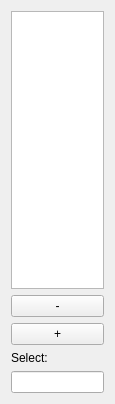
<?xml version="1.0" encoding="UTF-8"?>
<ui version="4.0">
 <class>layerselector</class>
 <widget class="QWidget" name="layerselector">
  <property name="geometry">
   <rect>
    <x>0</x>
    <y>0</y>
    <width>115</width>
    <height>404</height>
   </rect>
  </property>
  <property name="windowTitle">
   <string>Form</string>
  </property>
  <layout class="QVBoxLayout" name="verticalLayout">
   <item>
    <widget class="QListView" name="listView"/>
   </item>
   <item>
    <widget class="QPushButton" name="del_button">
     <property name="text">
      <string>-</string>
     </property>
    </widget>
   </item>
   <item>
    <widget class="QPushButton" name="add_button">
     <property name="text">
      <string>+</string>
     </property>
    </widget>
   </item>
   <item>
    <widget class="QLabel" name="select_label">
     <property name="toolTip">
      <string>Python style range selector</string>
     </property>
     <property name="text">
      <string>Select:</string>
     </property>
    </widget>
   </item>
   <item>
    <widget class="QLineEdit" name="select_lineEdit">
     <property name="toolTip">
      <string>Python style range selector</string>
     </property>
    </widget>
   </item>
  </layout>
 </widget>
 <resources/>
 <connections>
  <connection>
   <sender>add_button</sender>
   <signal>clicked()</signal>
   <receiver>layerselector</receiver>
   <slot>addClicked()</slot>
   <hints>
    <hint type="sourcelabel">
     <x>87</x>
     <y>323</y>
    </hint>
    <hint type="destinationlabel">
     <x>102</x>
     <y>357</y>
    </hint>
   </hints>
  </connection>
  <connection>
   <sender>del_button</sender>
   <signal>clicked()</signal>
   <receiver>layerselector</receiver>
   <slot>delClicked()</slot>
   <hints>
    <hint type="sourcelabel">
     <x>93</x>
     <y>290</y>
    </hint>
    <hint type="destinationlabel">
     <x>102</x>
     <y>388</y>
    </hint>
   </hints>
  </connection>
  <connection>
   <sender>select_lineEdit</sender>
   <signal>returnPressed()</signal>
   <receiver>layerselector</receiver>
   <slot>selectionEntered()</slot>
   <hints>
    <hint type="sourcelabel">
     <x>45</x>
     <y>384</y>
    </hint>
    <hint type="destinationlabel">
     <x>23</x>
     <y>401</y>
    </hint>
   </hints>
  </connection>
 </connections>
 <slots>
  <slot>delClicked()</slot>
  <slot>addClicked()</slot>
  <slot>selectionEntered()</slot>
 </slots>
</ui>
